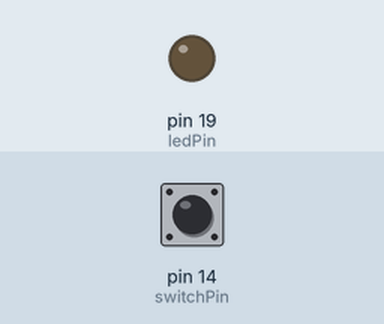
Simulated run of this sketch. Board: Arduino Uno, built with avr-gcc and run on an emulated ATmega328P. On the bench: output pins drawn as LEDs (lit = HIGH). Inputs (shaded band) come from the test bench; at power-on: pin 14 (switchPin) HIGH.

Above: at 1.2 s.
1.3 s: pin 14 (switchPin) pulled LOW for 0.15 s
At 1.37 s:
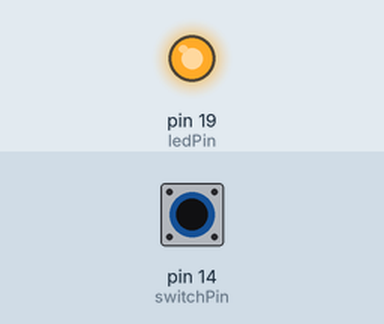
2.9 s: pin 14 (switchPin) pulled LOW for 3.2 s
At 6.5 s:
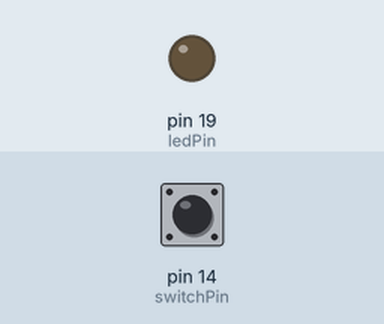
Timing chart, 0 to 8.0 s (numbered marks = the images above; inputs shaded):
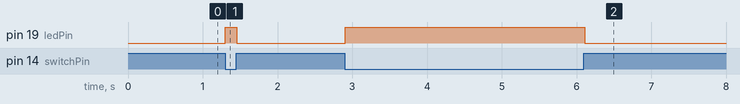

Measured:
- after the input at 1.3 s, pin 19 (ledPin): LOW → HIGH at once, → LOW 0.15 s later
- after the input at 2.9 s, pin 19 (ledPin): LOW → HIGH at once, → LOW 3.2 s later

The sketch:

list3-2.ino
```cpp
const int ledPin = 19;
const int switchPin = 14;
// const int ledPin = 1;
// const int switchPin = 4;

void setup() {
  pinMode(ledPin, OUTPUT);            // LEDのピンを出力に設定
  pinMode(switchPin, INPUT_PULLUP);   // タクトSWのピンを入力に設定
                                      // 内蔵のプルアップ抵抗も有効に
  digitalWrite(ledPin, LOW);          // LEDを消灯
}

void loop() {
  if (digitalRead(switchPin) == LOW) {    // 押されている時はLOWになる
    // タクトスイッチが押されているとき
    digitalWrite(ledPin, HIGH);           // LEDを点灯
  } else {
    // タクトスイッチが押されていないとき
    digitalWrite(ledPin, LOW);            // LEDを消灯
  }
  delay(10);                              // 10ミリ秒待つ
}
```
